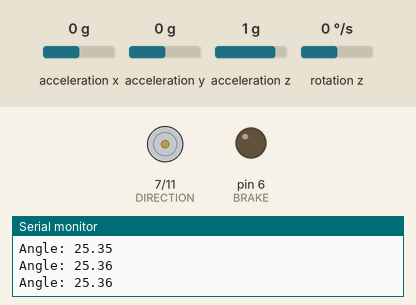
A sketch run on a simulated Arduino Uno, built with avr-gcc and run on an emulated ATmega328P. On the bench: direction and speed pins drawn as motors (green arrow = direction pin HIGH = forward, orange = LOW = backward, longer = more drive), output pins drawn as LEDs (lit = HIGH), the last lines printed to the serial monitor. Wiring (inferred from the names in the program): MPU-6050 motion sensor at I2C address 0x68. The inputs (shaded band) are chosen by the test bench; at power-on: acceleration y 0 g, acceleration x 0 g, acceleration z 1 g, rotation z 0 °/s.

Above: at 9.6 s.
9.7 s: acceleration y set to -0.2 g
At 11.1 s:
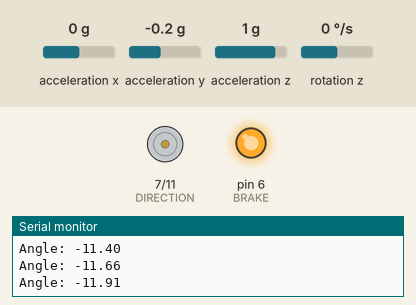
12.0 s: acceleration y set to 0 g
At 14.8 s:
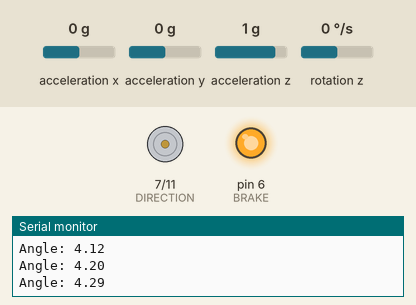
15.0 s: acceleration x set to -0.2 g
At 15.9 s:
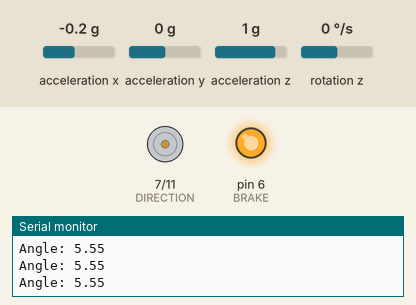
Timing chart, 0 to 18.0 s (numbered marks = the images above; inputs shaded):
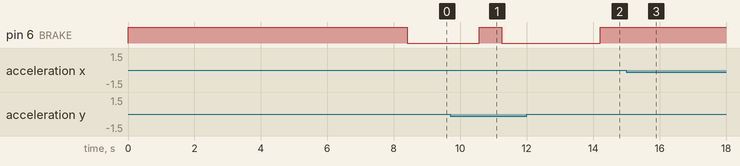

Measured:
- the behaviour switches between 0 and -0.1 g on acceleration y (found by bisection; images 0 and 1)
- after the input at 9.7 s, pin 6 (BRAKE): LOW → HIGH after 0.87 s, → LOW 0.69 s later
- after the input at 12.0 s, pin 6 (BRAKE): LOW → HIGH after 2.2 s
- after the input at 15.0 s, pin 6 (BRAKE): stays HIGH (without the input it goes to LOW after 1.9 s)

The sketch:

Task4A.ino
```cpp
#include <Wire.h>

#define MPU6050       0x68
#define ACCEL_CONFIG  0x1C
#define GYRO_CONFIG   0x1B
#define PWR_MGMT_1    0x6B
#define PWR_MGMT_2    0x6C

#define BRAKE         6
#define PWM           11
#define DIRECTION     7

#define enA           5
#define in1           22
#define in2           23

const uint16_t frequency = 20000;
const uint16_t PWMVALUE = F_CPU / frequency / 2;
float k1 = 75.0;
float k2 = 5.25;
float k3 = 0.04;
float timeloop = 10;

int pwm = 0;
byte dir;
int32_t motor_speed;
uint32_t timer;
long thisT, lastT = 0;
int16_t AcX, AcY, AcZ, GyZ, gyroZ;


#define accSens 0
#define gyroSens 1
#define Gyro_amount 0.996


int16_t  AcX_offset = -750;
int16_t  AcY_offset = 360;
int16_t  AcZ_offset = 0;
int16_t  GyZ_offset = 0;
int32_t  GyZ_offset_sum = 0;

float alpha = 0.40;
float zdot;

float zangle;
float Acc_angle;

bool vertical = false;

uint8_t i2cData[14];

void setup() {
  Serial.begin(115200);


  TCCR1B = (1 << WGM13) | (1 << CS10);
  ICR1 = PWMVALUE;

  TCCR1A = (1 << COM1A1) | (1 << COM1B1);

  setspeed(400);
  pinMode(PWM, OUTPUT);
  pinMode(BRAKE, OUTPUT);
  pinMode(DIRECTION, OUTPUT);
  digitalWrite(BRAKE, HIGH);
  delay(1000);
  angle_setup();
}

void loop() {


    angle_get();
    if (vertical) {
      digitalWrite(BRAKE, HIGH);
      gyroZ = GyZ / 131.0;

      zdot = alpha * gyroZ + (1 - alpha) * zdot;
      pwm = -constrain(k1 * zangle + k2 * zdot + k3 * -motor_speed, -255, 255);


     Nidec_motor_control(pwm);
      motor_speed += pwm;
    } else {
      Nidec_motor_control(0);
      digitalWrite(BRAKE, LOW);
      motor_speed = 0;
    }
   delay(10);


}
```

functions.ino
```cpp
//– Function Name: write
//– Input: < Device name, its address and the value to be written
//– Output: < no retun
//– Logic: standard procedure, just writes the desired value
//– Example Call : write(MPU6050, PWR_MGMT_1, 0);
void write(byte device, byte address, byte value) {
  Wire.beginTransmission(device);
  Wire.write(address);
  Wire.write(value);
  Wire.endTransmission(true);
}
//– Function Name: angle_setup()
//– Input: < nil
//– Output: < angle,
//– Logic: standard procedure, just writes the desired value
//– Example Call : write(MPU6050, PWR_MGMT_1, 0);
void angle_setup() {
  Wire.begin();
  delay (100);
  write(MPU6050, PWR_MGMT_1, 0);                     // Talk to the register 6B
  write(MPU6050, ACCEL_CONFIG, accSens << 3);        //Talk to the ACCEL_CONFIG register
  write(MPU6050, GYRO_CONFIG, gyroSens << 3);        // Talk to the GYRO_CONFIG register
  delay (100);

  for (int i = 0; i < 1024; i++) {
    angle_get();
    GyZ_offset_sum += GyZ;
    delay (5);
  }
  GyZ_offset = GyZ_offset_sum >> 10;

  Serial.print("GyZ offset value = "); Serial.println(GyZ_offset);
}
//– Function Name: angle_get()
//– Input: < nil
//– Output: < value of gyroscopic angle is updated in variables
//– Logic: standard procedure, just obtains angles from MPU6050
//– Example Call :  angle_get();
void angle_get() {

  Wire.beginTransmission(MPU6050);
  Wire.write(0x3B);                   // Start with register 0x3B
  Wire.endTransmission(false);
  Wire.requestFrom(MPU6050, 4, true);  // Read 4 registers total, each axis value is stored in 2 registers
  AcX = Wire.read() << 8 | Wire.read(); // 0x3B (ACCEL_XOUT_H) & 0x3C (ACCEL_XOUT_L)
  AcY = Wire.read() << 8 | Wire.read(); // 0x3D (ACCEL_YOUT_H) & 0x3E (ACCEL_YOUT_L)

  Wire.beginTransmission(MPU6050);
  Wire.write(0x47);              // Gyro data first register address
  Wire.endTransmission(false);
  Wire.requestFrom(MPU6050, 2, true);  // Read 2 registers total, each axis value is stored in 2 registers
  GyZ = Wire.read() << 8 | Wire.read();

  AcX += AcX_offset;
  AcY += AcY_offset;
  AcZ += AcZ_offset;
  GyZ -= GyZ_offset;

  zangle += GyZ * timeloop / 1000 / 65.536;
  Acc_angle = atan2(AcY, -AcX) * 57.2958;               // angle from acc. values       * 57.2958 (deg/rad)
  zangle = zangle * Gyro_amount + Acc_angle * (1.0 - Gyro_amount);

  if (abs(zangle) > 15) vertical = false;
  if (abs(zangle) < 0.3) vertical = true;

  Serial.print("Angle: "); Serial.println(zangle);
}

//– Function Name: setspeed()
//– Input: < the dutycycle which is calculated by nidec motor control logic
//– Output: < just sets the duty cycle of pwm pin for motor
//– Logic: -
//– Example Call :   setspeed(200);

void setspeed(uint16_t dutyCycle) { // dutyCycle is a value between 0-ICR1
    OCR1A = dutyCycle;
}
//– Function Name: Nidec_motor_control
//– Input: < pwm value which is calculated by PID logic of balancing bike
//– Output: < just the pwm value that should be given at motor pin
//– Logic: changes the sign of pwm value according to required rotation direction of motor
//– Example Call :   Nidec_motor_control(-150)
void Nidec_motor_control(int pwm) {
  if (pwm <= 0) {
    digitalWrite(DIRECTION, HIGH);
    pwm = -pwm;
  } else {
    digitalWrite(DIRECTION, LOW);
  }
  setspeed(map(pwm, 0, 255, PWMVALUE, 0));

}
```
